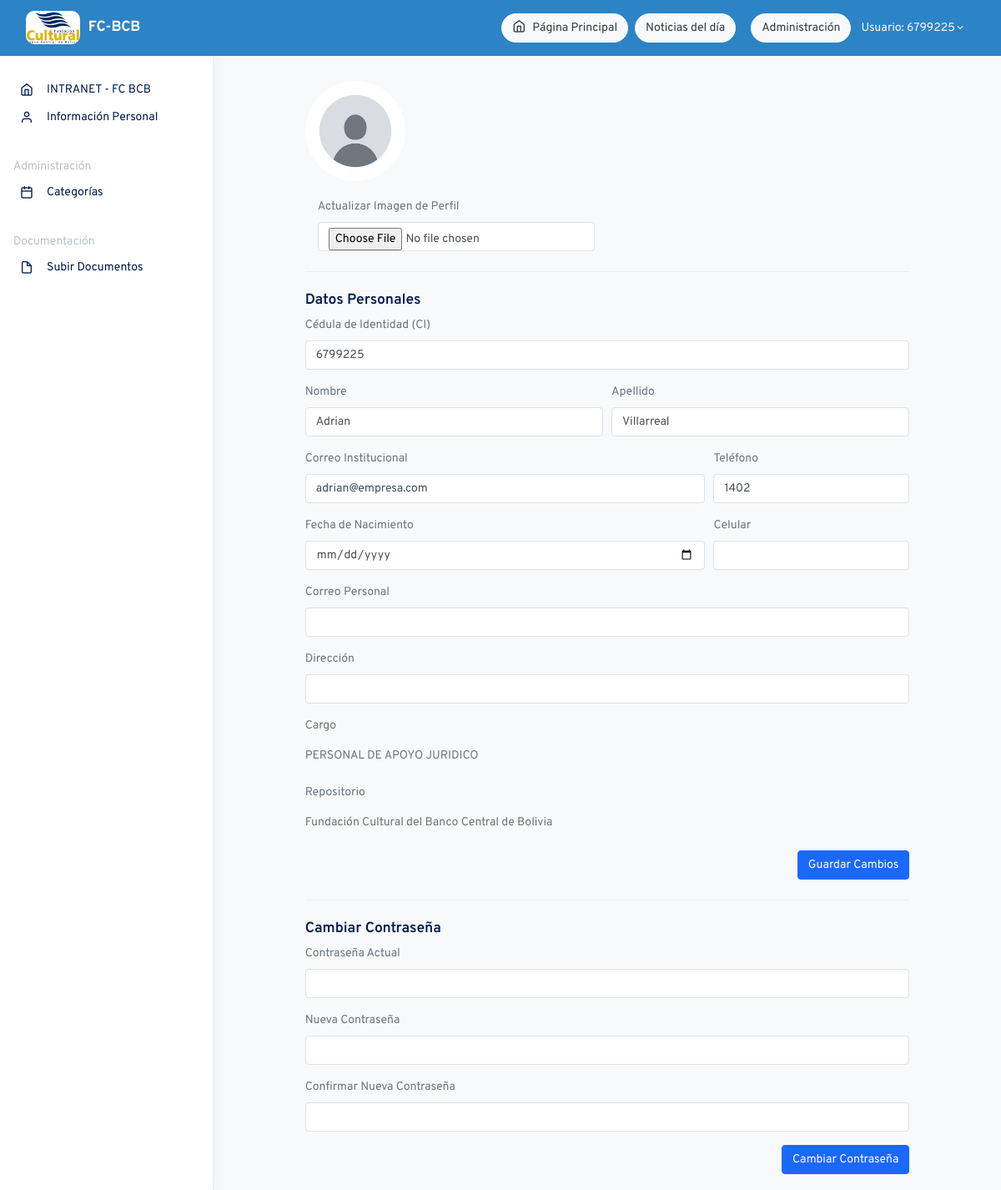
The app's page /perfil_user.php (signed in), older data.
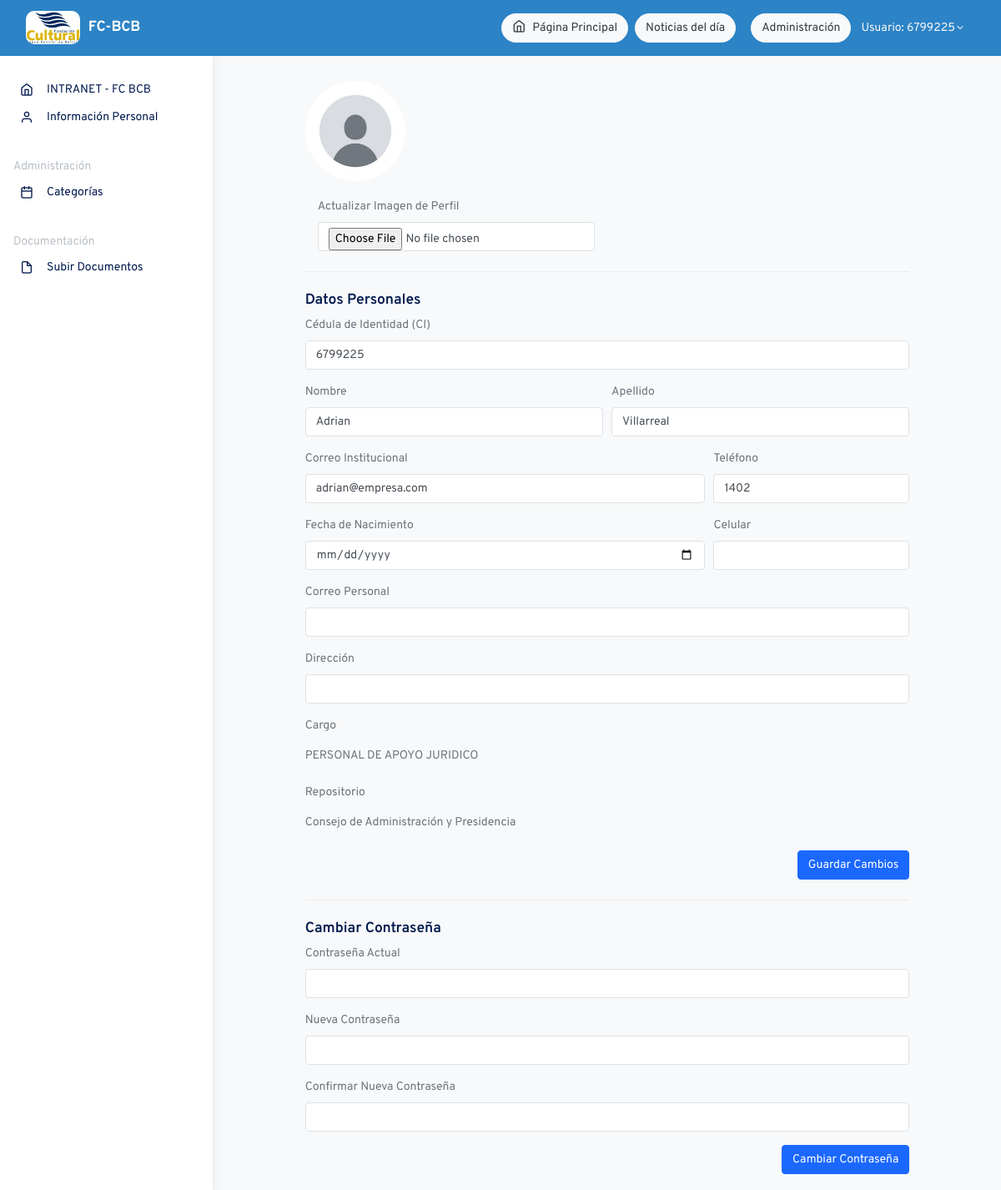
The same page, newer data.
### tables this page shows
CREATE TABLE IF NOT EXISTS `user` (
  `user_id` int(11) NOT NULL AUTO_INCREMENT,
  `ci` varchar(20) NOT NULL,  
  `firstname` varchar(50) NOT NULL,
  `lastname` varchar(50) NOT NULL,
  `username` varchar(20) NOT NULL,
  `password` varchar(32) NOT NULL,  
  `email` varchar(100) NOT NULL,  
  `personal_email` varchar(100) DEFAULT NULL,  
  `phone` varchar(15) DEFAULT NULL,  
  `cell_phone` varchar(15) DEFAULT NULL,  
  `landline_phone` varchar(15) DEFAULT NULL,  
  `repository_phone` varchar(15) DEFAULT NULL,  
  `birth_date` DATE DEFAULT NULL,  
  `address` varchar(255) DEFAULT NULL,
  `status` varchar(20) NOT NULL,
  `profile_img` varchar(255) DEFAULT NULL,
  `active_status` TINYINT(1) NOT NULL DEFAULT '1',  
  `position_id` int(11) DEFAULT NULL,  
  `repository_id` int(11) DEFAULT NULL,  
  `section_id` int(11) DEFAULT NULL,  
  `role_id` int(11) NOT NULL,  
  PRIMARY KEY (`user_id`),
  FOREIGN KEY (`position_id`) REFERENCES `positions`(`position_id`) ON DELETE SET NULL,
  FOREIGN KEY (`repository_id`) REFERENCES `repositories`(`repository_id`) ON DELETE SET NULL,
  FOREIGN KEY (`section_id`) REFERENCES `sections`(`section_id`) ON DELETE SET NULL,
  FOREIGN KEY (`role_id`) REFERENCES `roles`(`role_id`) ON DELETE CASCADE
);

CREATE TABLE IF NOT EXISTS `repositories` (
  `repository_id` int(11) NOT NULL AUTO_INCREMENT,
  `repository_name` varchar(100) NOT NULL,
  `building` varchar(100) NOT NULL,
  `department` varchar(100) NOT NULL,
  `status` TINYINT(1) NOT NULL DEFAULT '1',  
  PRIMARY KEY (`repository_id`)
);

CREATE TABLE IF NOT EXISTS `positions` (
  `position_id` int(11) NOT NULL AUTO_INCREMENT,
  `position_name` varchar(50) NOT NULL,
  PRIMARY KEY (`position_id`)
);

### perfil_user.php (the view, shortened to what the changed rows need)
<?php
include_once $_SERVER['DOCUMENT_ROOT'] . '/intranet/conexion_db.php';
include_once 'app/complements/header.php';
$user_id = $_SESSION['user_id'];
$query = "
    SELECT u.ci, u.firstname, u.lastname, u.email, u.personal_email, u.cell_phone, u.phone, u.birth_date,
           u.address, u.profile_img, p.position_name, r.repository_name
    FROM user u
    LEFT JOIN positions p ON u.position_id = p.position_id
    LEFT JOIN repositories r ON u.repository_id = r.repository_id
    WHERE u.user_id = '$user_id'
";
$result = mysqli_query($conn, $query);
$user = mysqli_fetch_assoc($result);
?>
<!DOCTYPE html>
<html lang="es">
<head>
</head>
<body>
    <?php include 'app/complements/navbar-main.php'; ?>
    <main role="main" class="main-content">
        <div class="container-fluid">
            <div class="row justify-content-center">
                <div class="col-12 col-xl-10">
                    <div class="row align-items-center my-4">
                        <div class="col">
                            <h2 class="h3 mb-0 page-title">Editar Perfil</h2>
                        </div>
                    </div>
                    <form method="POST" action="" enctype="multipart/form-data">
                        <div class="form-group">
                            <label for="ci">Cédula de Identidad (CI)</label>
                            <input type="text" class="form-control" id="ci" name="ci" value="<?php echo htmlspecialchars($user['ci']); ?>" required>
                        </div>
                        <div class="form-row">
                            <div class="form-group col-md-6">
                                <label for="firstname">Nombre</label>
                                <input type="text" id="firstname" name="firstname" class="form-control" value="<?php echo htmlspecialchars($user['firstname']); ?>" required>
                            </div>
                            <div class="form-group col-md-6">
                                <label for="lastname">Apellido</label>
                                <input type="text" id="lastname" name="lastname" class="form-control" value="<?php echo htmlspecialchars($user['lastname']); ?>" required>
                            </div>
                        </div>
                        <div class="form-row">
                            <div class="form-group col-md-8">
                                <label for="email">Correo Institucional</label>
                                <input type="email" class="form-control" id="email" name="email" value="<?php echo htmlspecialchars($user['email']); ?>" required>
                            </div>
                            <div class="form-group col-md-4">
                                <label for="phone">Teléfono</label>
                                <input type="text" class="form-control" id="phone" name="phone" value="<?php echo htmlspecialchars($user['phone']); ?>" required>
                            </div>
                        </div>
                        <div class="form-group">
                            <label for="position">Cargo</label>
                            <input type="text" class="form-control-plaintext" id="position" value="<?php echo htmlspecialchars($user['position_name']); ?>" readonly>
                        </div>
                        <div class="form-group">
                            <label for="repository">Repositorio</label>
                            <input type="text" class="form-control-plaintext" id="repository" value="<?php echo htmlspecialchars($user['repository_name']); ?>" readonly>
                        </div>
                    </form>
                </div>
            </div>
        </div>
    </main>
    <?php include_once 'app/complements/footer.php'; ?>
</body>
</html>

### app/complements/navbar-main.php (shortened to what the changed rows need)
<?php
include_once $_SERVER['DOCUMENT_ROOT'] . '/intranet/conexion_db.php';
$userLoggedIn = false;
$userName = '';
$role_id = 0;
if (isset($_SESSION['user_id'])) {
    $user_id = $_SESSION['user_id'];
    $stmt = $conn->prepare("SELECT username, role_id FROM `user` WHERE user_id = ?");
    $stmt->bind_param("i", $user_id);
    $stmt->execute();
    $stmt->bind_result($username, $role_id);
    $userName = $username;
    $userLoggedIn = true;
}
?>
<nav class="navbar navbar-expand-lg navbar-dark" style="background-color: #2c83c6; z-index: 1001; position: fixed; top: 0; left: 0; width: 100%;">
    <div class="container-fluid">
        <div class="collapse navbar-collapse justify-content-end" id="navbarNav">
            <ul class="navbar-nav">
                <?php if ($userLoggedIn): ?>
                    <li class="nav-item ml-2">
                        <?php if ($role_id == 1 || $role_id == 2 || $role_id == 4): ?>
                            <a class="btn btn-light rounded-pill text-dark" href="dashboard.php">Administración</a>
                        <?php else: ?>
                            <a class="btn btn-light rounded-pill text-dark" href="perfil_user.php">Modificar Perfil</a>
                        <?php endif; ?>
                    </li>
                    <li class="nav-item dropdown">
                        <a class="nav-link dropdown-toggle" href="#" id="navbarDropdownUser" role="button" data-toggle="dropdown" aria-haspopup="true" aria-expanded="false">
                            Usuario: <?php echo htmlspecialchars($userName); ?>
                        </a>
                    </li>
                <?php else: ?>
                    <li class="nav-item">
                        <a class="nav-link" href="login.php" style="color: #ffffff;">Acceder</a>
                    </li>
                <?php endif; ?>
            </ul>
        </div>
    </div>
</nav>

Row changes from the older to the newer data that the page shows:
changed user "Adrian": repository.repository_name "Fundación Cultural del Banco Central de Bolivia" → "Consejo de Administración y Presidencia"
